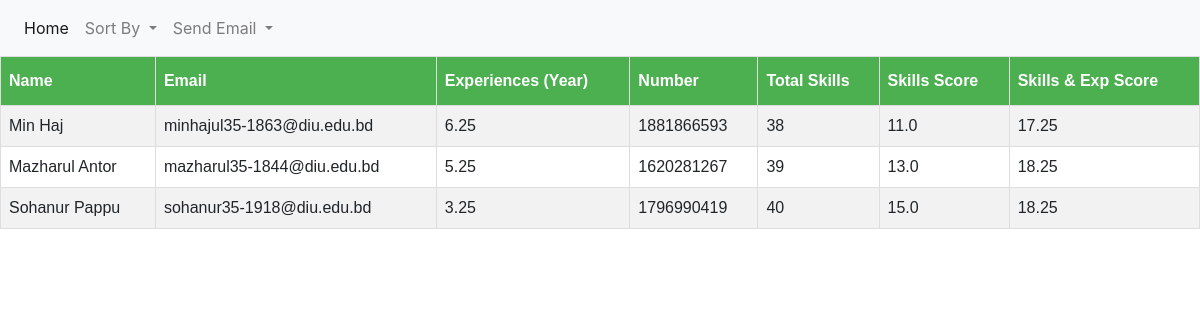
The app's page /authority/sorted_list_1/ (signed in), older data.
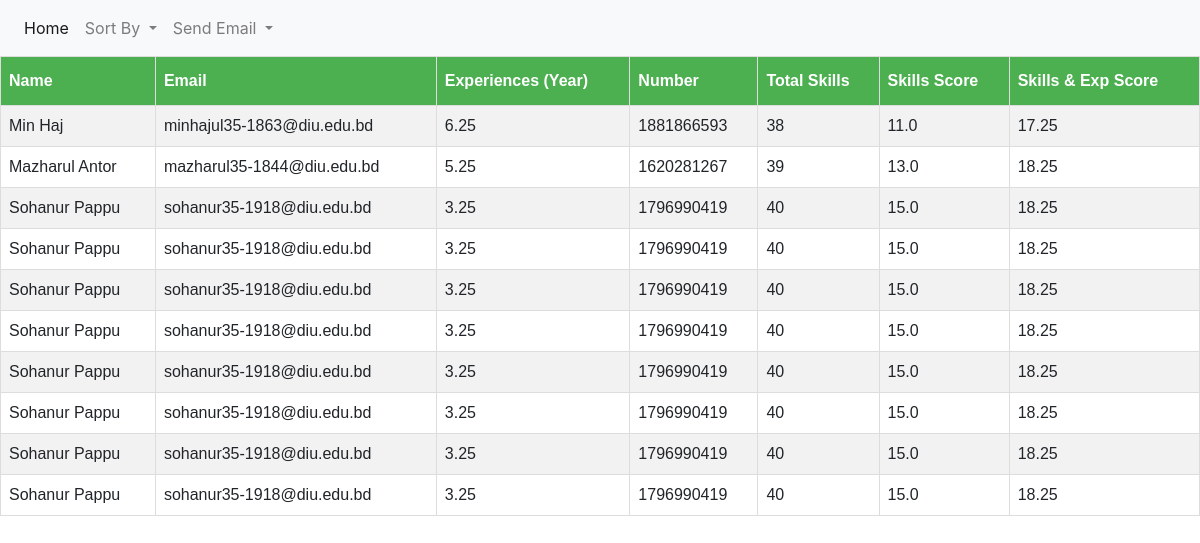
The same page, newer data.
### Candidate/models.py (models this page shows)
class Candidate(models.Model):
    candidateId = models.AutoField(primary_key=True)
    name = models.CharField(max_length=100)
    email = models.EmailField(max_length=100)
    phone = models.CharField(max_length=20)
    total_experiences = models.FloatField()
    total_skills = models.IntegerField()
    designation = models.CharField(max_length=50)
    company = models.CharField(max_length=100)
    skills_score = models.FloatField()
    experiences_skills_combined_score = models.FloatField()

### Authority/views.py (the view)
# urls.py: path('sorted_list_1/', sorted_list_1, name='sorted_list_1'),
def sorted_list_1(request):
    if 'username' not in request.session:
        return render(request, "Account/login.html", {})
    candidates = Candidate.objects.all()
    candidates = list(candidates)
    candidates.sort(key=lambda c: c.total_experiences, reverse=True)
    return render(request, "Authority/sorted_list.html", {'candidates': candidates})

### Authority/templates/Authority/sorted_list.html (shortened to what this page needs)
{% extends "Authority/base.html" %}
{% block content %}
<table id="customers">
    <tr>
        <th>Name</th>
        <th>Email</th>
        <th>Experiences (Year)</th>
        <th>Number</th>
        <th>Total Skills</th>
        <th>Skills Score</th>
        <th>Skills & Exp Score</th>
    </tr>
    {% for candidate in candidates %}
    <tr>
      <td>{{candidate.name}}</td>
      <td>{{candidate.email}}</td>
      <td>{{candidate.total_experiences}}</td>
      <td>{{candidate.phone}}</td>
      <td>{{candidate.total_skills}}</td>
      <td>{{candidate.skills_score}}</td>
      <td>{{candidate.experiences_skills_combined_score}}</td>
    </tr>
    {% endfor %}
  </table>
{% endblock content %}

Row changes from the older to the newer data that the page shows:
added Candidate: name "Sohanur Pappu", email "sohanur35-1918@diu.edu.bd", total_experiences "3.25", phone "1796990419", total_skills "40", skills_score "15.0", experiences_skills_combined_score "18.25"
added Candidate: name "Sohanur Pappu", email "sohanur35-1918@diu.edu.bd", total_experiences "3.25", phone "1796990419", total_skills "40", skills_score "15.0", experiences_skills_combined_score "18.25"
added Candidate: name "Sohanur Pappu", email "sohanur35-1918@diu.edu.bd", total_experiences "3.25", phone "1796990419", total_skills "40", skills_score "15.0", experiences_skills_combined_score "18.25"
added Candidate: name "Sohanur Pappu", email "sohanur35-1918@diu.edu.bd", total_experiences "3.25", phone "1796990419", total_skills "40", skills_score "15.0", experiences_skills_combined_score "18.25"
added Candidate: name "Sohanur Pappu", email "sohanur35-1918@diu.edu.bd", total_experiences "3.25", phone "1796990419", total_skills "40", skills_score "15.0", experiences_skills_combined_score "18.25"
added Candidate: name "Sohanur Pappu", email "sohanur35-1918@diu.edu.bd", total_experiences "3.25", phone "1796990419", total_skills "40", skills_score "15.0", experiences_skills_combined_score "18.25"
added Candidate: name "Sohanur Pappu", email "sohanur35-1918@diu.edu.bd", total_experiences "3.25", phone "1796990419", total_skills "40", skills_score "15.0", experiences_skills_combined_score "18.25"
